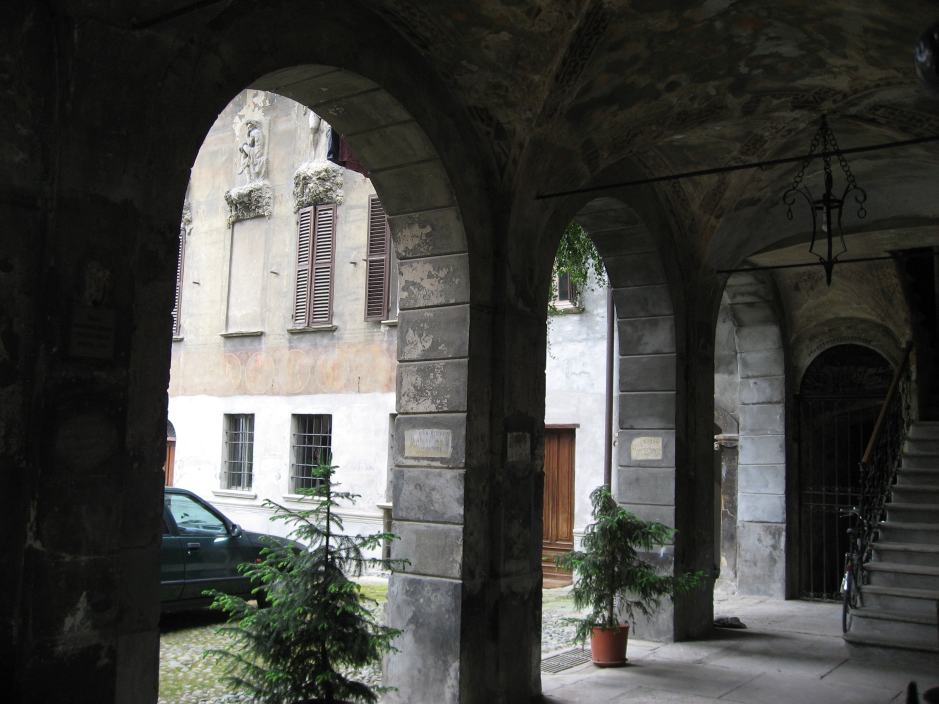
#> input picture test_images/aqua_termi_lowcontrast.jpg, 2816 x 2112 px, given in place of bearing_soft.jpg, which was not available (shown at 1/3 size)
$ python hist_equilisation.py
#> lines starting #> are read from the running program, lines starting #| are printed output that depends on the picture; pictures that were not available may be replaced by others from this repository, and a replacement may not be noted
from PIL import Image
import numpy as np
import matplotlib.pyplot as plt
import imtools


def linear_trans(img_array):
    return img_array


def power_trans(img_array, pow=2):
    return 255.0 * (img_array/255.0)**pow


def eq_hist(img, num_bins = 256):
    """
    Histogramm equilisation of grayscale image
    """
    hist, bins, _ = plt.hist(img.flatten(), num_bins, density=True)
    cdf = hist.cumsum()
    cdf = 255 * cdf / cdf[-1] # normalize

    img_2 = np.interp(img.flatten(), bins[:-1], cdf)
    plt.cla()

    return img_2.reshape(img.shape)


filename = 'bearing_soft.jpg'

img = Image.open(filename).convert('L')
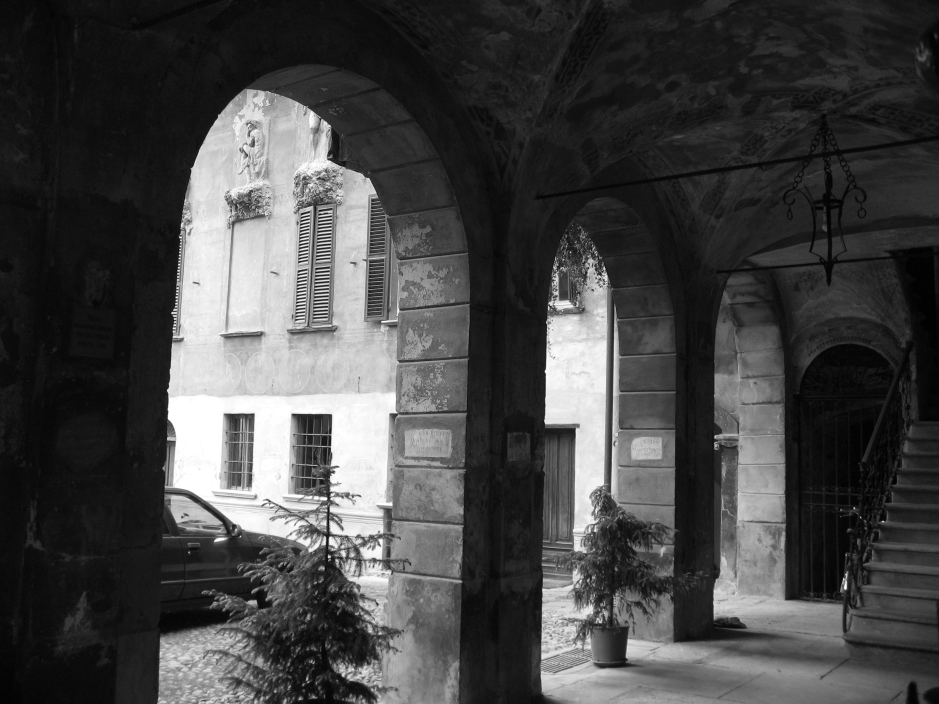
#> img: PIL image 2816x2112 L (shown at 1/3 size); min 0, max 255, mean 69.5
img.thumbnail((512,512))
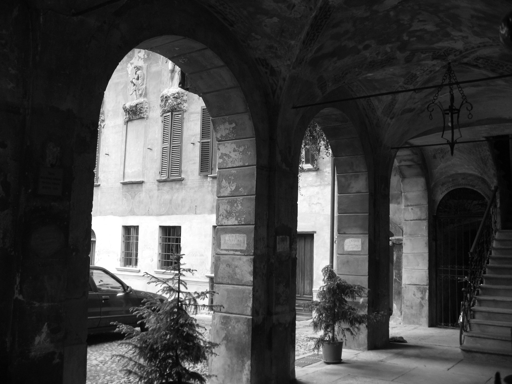
#> img: PIL image 512x384 L; min 1, max 255, mean 69.6
img_array = np.array(img, dtype='f')

space = np.linspace(0, 255, 255)
img_array = np.array(img)


# Plotting
fig, ax = plt.subplots(3,3, constrained_layout=True)

# pictues
ax[0, 0].imshow(linear_trans(img_array), cmap='gray', vmin=0, vmax=255)
ax[0, 1].imshow(power_trans(img_array), cmap='gray', vmin=0, vmax=255)
#> in power_trans, `return 255.0 * (img_array/255.0)**pow`:
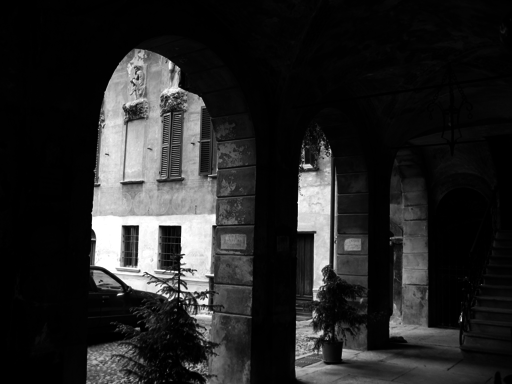
#> returned value: shape (384, 512) float64; min 0.00392, max 255, mean 38.3
ax[0, 2].imshow(eq_hist(img_array), cmap='gray', vmin=0, vmax=255)
#> in eq_hist, `hist, bins, _ = plt.hist(img.flatten(), num_bins, density=True)`: hist = 256 values, max 0.0298 at index 16, min 0 at index 127, mean 0.00394; bins = 257 values from 1 to 255
#> in eq_hist, `cdf = hist.cumsum()`: cdf = 256 values from 6.15e-05 to 1.01
#> in eq_hist, `cdf = 255 * cdf / cdf[-1]`: cdf = 256 values from 0.0156 to 255
#> in eq_hist, `return img_2.reshape(img.shape)`:
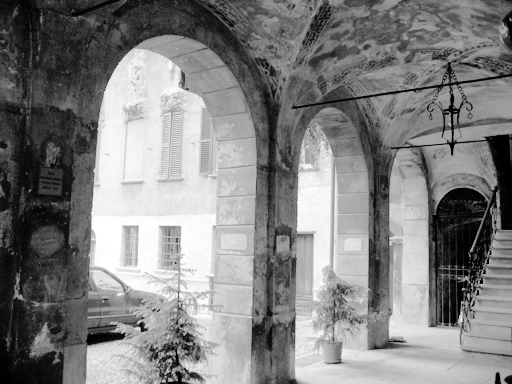
#> returned value: shape (384, 512) float64; min 0.0156, max 255, mean 129.6

for i in range(3):
	ax[0, i].axis('off')

# transformations
ax[1, 0].plot(linear_trans(space), color='r')
ax[1, 0].set_ylim([0,255])
ax[1, 1].plot(power_trans(space), color='g')
ax[1, 1].set_ylim([0,255])
ax[1, 2].plot(eq_hist(space), color ='b')
ax[1, 2].set_ylim([0,255])


# Histograms
color = 'tab:blue'
color_culm = 'tab:red'

ax[2, 0].hist(linear_trans(img_array).flatten(), bins=256)
ax[2, 0].set_xlim([0,255])
ax[2, 0].set_ylim([0,8000])
ax20 = ax[2, 0].twinx()
ax20.hist(linear_trans(img_array).flatten(), bins=256, cumulative=True, density=True, histtype='step', color=color_culm)

ax[2, 1].hist(power_trans(img_array).flatten(), bins=256, color=color)
ax[2, 1].set_xlim([0,255])
ax[2, 1].set_ylim([0,8000])
ax21 = ax[2, 1].twinx()
ax21.hist(power_trans(img_array).flatten(), bins=256, cumulative=True, density=True, histtype='step', color=color_culm)

ax[2, 2].hist(eq_hist(img_array).flatten(), bins=256, color=color)
ax[2, 2].set_xlim([0,255])
ax[2, 2].set_ylim([0,8000])
ax22 = ax[2, 2].twinx()
ax22.hist(eq_hist(img_array).flatten(), bins=256, cumulative=True, density=True, histtype='step', color=color_culm)

plt.show(fig)
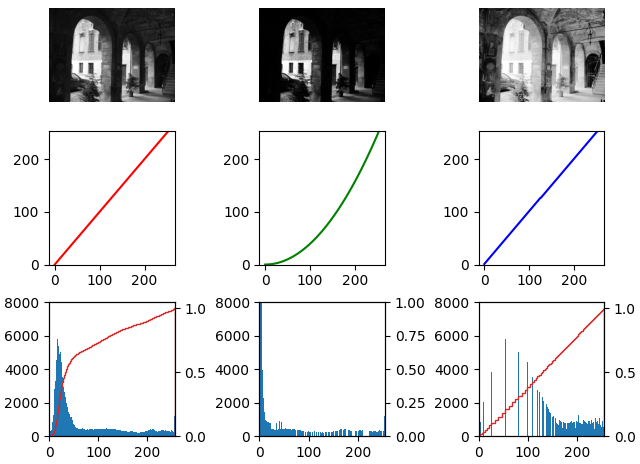
#> figure drawn by matplotlib, 11 panels; panel 4: curve peaks at x = 254, y = 255; panel 5: curve peaks at x = 254, y = 255; panel 6: curve peaks at x = 254, y = 255; panel 7: tallest bar 5808 high, from x = 16.88 to 17.87

$ run again, on test_images/bearing_scrached.jpg
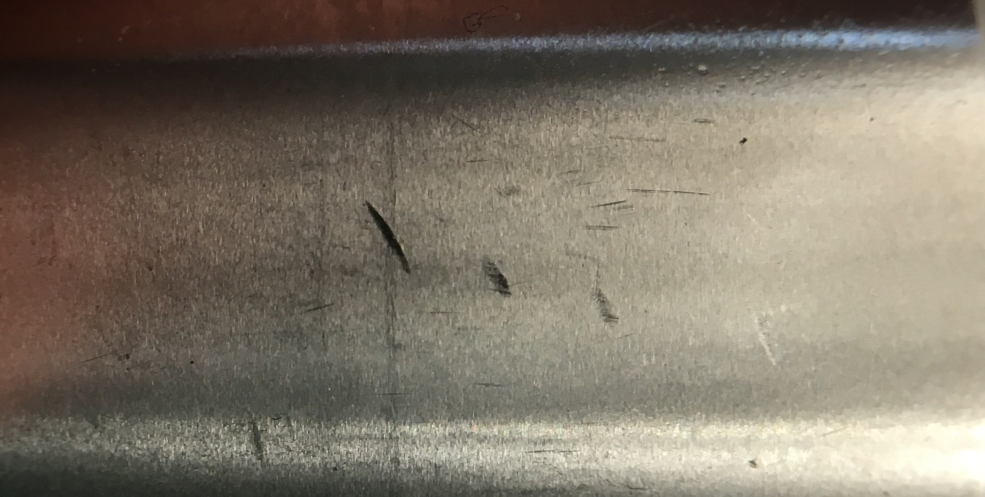
#> input picture test_images/bearing_scrached.jpg, 1970 x 993 px, given in place of bearing_soft.jpg, which was not available (shown at 1/2 size)
#> in power_trans, `return 255.0 * (img_array/255.0)**pow`:
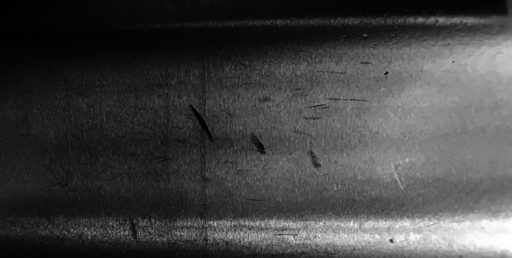
#> returned value: shape (258, 512) float64; min 0.769, max 255, mean 66.7
#> hist = 256 values, max 0.0109 at index 71, min 0 at index 1, mean 0.00415; bins = 257 values from 14 to 255
#> in eq_hist, `cdf = hist.cumsum()`: cdf = 256 values from 1.61e-05 to 1.06
#> in eq_hist, `cdf = 255 * cdf / cdf[-1]`: cdf = 256 values from 0.00386 to 255
#> in eq_hist, `return img_2.reshape(img.shape)`:
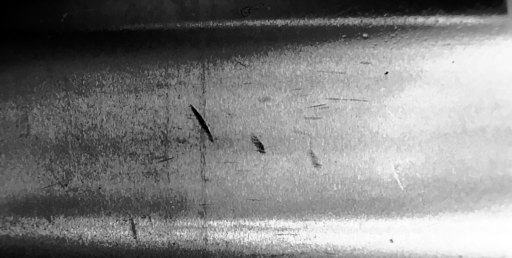
#> returned value: shape (258, 512) float64; min 0.00386, max 255, mean 128.8
